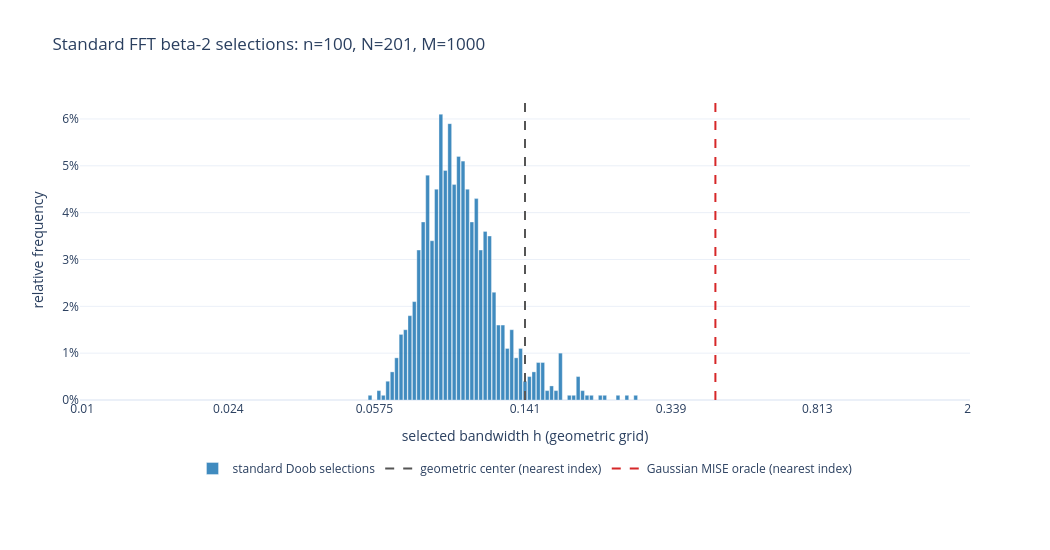
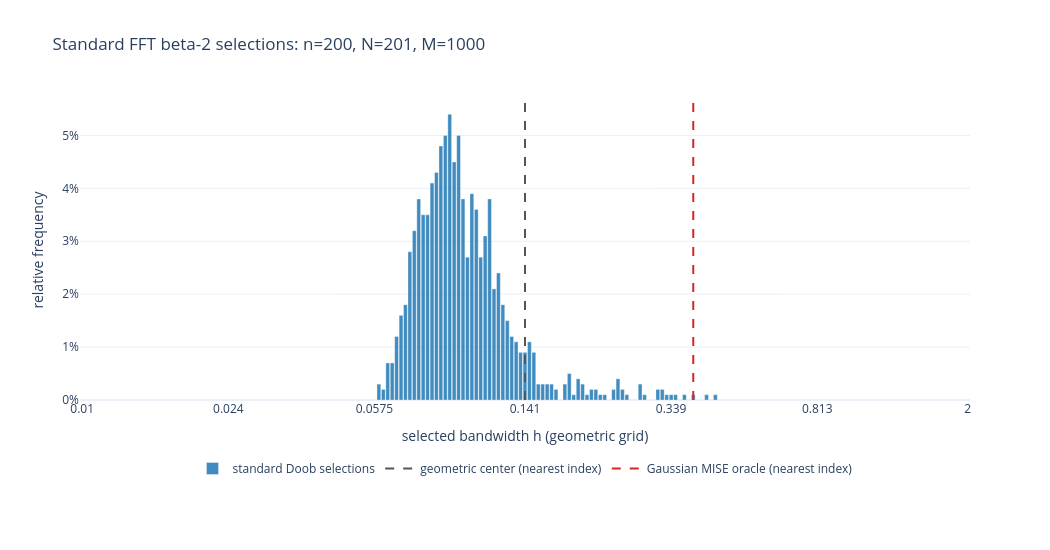
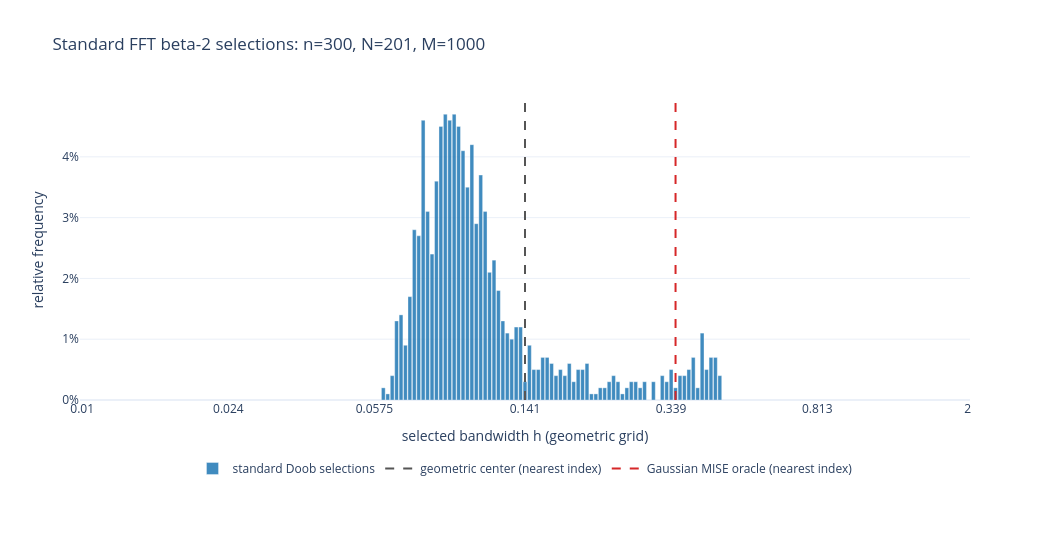
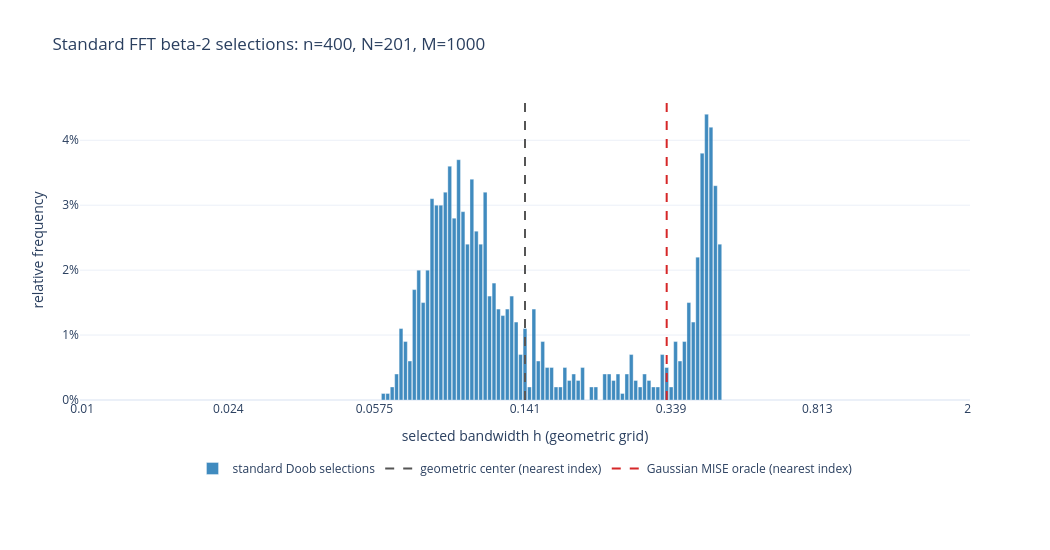

The cell these charts' notebook holds for them, in order:
### Code cell
beta2_n_ticks = np.unique(
    np.linspace(0, beta2_n_sweep_N - 1, 7, dtype=int)
)
beta2_n_tick_labels = [
    f"{beta2_n_sweep_h_grid[index]:.3g}" for index in beta2_n_ticks
]
beta2_n_selected_overlay_values = [100, 500, 1000]

beta2_n_available_values = {
    int(value) for value in beta2_n_sweep_values
}
beta2_n_selected_overlay_values = [
    int(value) for value in beta2_n_selected_overlay_values
]
beta2_n_invalid_selected_values = sorted(
    set(beta2_n_selected_overlay_values)
    - beta2_n_available_values
)
if beta2_n_invalid_selected_values:
    raise ValueError(
        "Selected overlay sample sizes are unavailable: "
        f"{beta2_n_invalid_selected_values}. Choose from "
        f"{sorted(beta2_n_available_values)}."
    )
if not beta2_n_selected_overlay_values:
    raise ValueError(
        "beta2_n_selected_overlay_values must not be empty."
    )

def beta2_n_histogram_bar(
    current_n, *, color, opacity, legend_name=None
):
    result = beta2_n_sweep_results[int(current_n)]
    nonzero_indices = np.flatnonzero(result["counts"])
    relative_frequencies = result["relative_frequencies"][
        nonzero_indices
    ]
    return go.Bar(
        x=nonzero_indices,
        y=relative_frequencies,
        customdata=beta2_n_sweep_h_grid[nonzero_indices],
        width=0.85,
        marker=dict(
            color=color,
            line=dict(color="white", width=0.35),
        ),
        opacity=opacity,
        name=(legend_name or f"n={current_n}"),
        hovertemplate=(
            f"n={current_n}"
            "<br>grid index=%{x}"
            "<br>h=%{customdata:.6g}"
            "<br>relative frequency=%{y:.1%}<extra></extra>"
        ),
    )

def beta2_n_style_overlay(figure, title):
    figure.update_xaxes(
        title_text="selected bandwidth h (geometric grid)",
        range=[-0.5, beta2_n_sweep_N - 0.5],
        tickmode="array",
        tickvals=beta2_n_ticks,
        ticktext=beta2_n_tick_labels,
    )
    figure.update_yaxes(
        title_text="relative frequency",
        tickformat=".0%",
    )
    figure.update_layout(
        title=title,
        width=1100,
        height=650,
        template="plotly_white",
        barmode="overlay",
        legend=dict(title="sample size"),
    )

beta2_n_individual_figures = {}

for current_n in beta2_n_sweep_values:
    current_n = int(current_n)
    result = beta2_n_sweep_results[current_n]
    current_line_height = 1.05 * float(
        result["relative_frequencies"].max()
    )
    current_figure = go.Figure(
        beta2_n_histogram_bar(
            current_n,
            color="#1f77b4",
            opacity=0.85,
            legend_name="Doob selections",
        )
    )

    for x_index, name, color in (
        (
            beta2_n_sweep_center_index,
            "geometric center (nearest index)",
            "#555555",
        ),
        (
            result["oracle_index"],
            "Gaussian MISE oracle (nearest index)",
            "#d62728",
        ),
    ):
        current_figure.add_trace(
            go.Scatter(
                x=[x_index, x_index],
                y=[0.0, current_line_height],
                mode="lines",
                line=dict(
                    color=color, width=2, dash="dash"
                ),
                name=name,
                hoverinfo="skip",
            )
        )

    current_figure.update_xaxes(
        title_text="selected bandwidth h (geometric grid)",
        range=[-0.5, beta2_n_sweep_N - 0.5],
        tickmode="array",
        tickvals=beta2_n_ticks,
        ticktext=beta2_n_tick_labels,
    )
    current_figure.update_yaxes(
        title_text="relative frequency",
        range=[0.0, current_line_height],
        tickformat=".0%",
    )
    current_figure.update_layout(
        title=(
            f"FFT beta-2 selections: n={current_n}, "
            f"N={beta2_n_sweep_N}, M={beta2_n_sweep_M}"
        ),
        width=1050,
        height=550,
        template="plotly_white",
        legend=dict(
            orientation="h",
            x=0.5,
            xanchor="center",
            y=-0.18,
            yanchor="top",
        ),
        margin=dict(t=100, b=150),
    )
    beta2_n_individual_figures[current_n] = current_figure
    current_figure.show()

beta2_n_overlay = go.Figure()
beta2_n_number_of_histograms = len(beta2_n_sweep_values)

for position, current_n in enumerate(beta2_n_sweep_values):
    color = (
        f"hsl({360.0 * position / beta2_n_number_of_histograms:.1f},"
        "65%,45%)"
    )
    beta2_n_overlay.add_trace(
        beta2_n_histogram_bar(
            int(current_n), color=color, opacity=0.24
        )
    )

beta2_n_style_overlay(
    beta2_n_overlay,
    (
        "Overlay of all FFT beta-2 histograms: "
        f"N={beta2_n_sweep_N}, M={beta2_n_sweep_M}"
    ),
)
beta2_n_overlay.show()

beta2_n_selected_overlay = go.Figure()
beta2_n_number_selected = len(beta2_n_selected_overlay_values)

for position, current_n in enumerate(
    beta2_n_selected_overlay_values
):
    color = (
        f"hsl({360.0 * position / beta2_n_number_selected:.1f},"
        "70%,42%)"
    )
    beta2_n_selected_overlay.add_trace(
        beta2_n_histogram_bar(
            current_n, color=color, opacity=0.32
        )
    )

beta2_n_style_overlay(
    beta2_n_selected_overlay,
    (
        "Overlay of selected FFT beta-2 histograms: "
        f"n={beta2_n_selected_overlay_values}"
    ),
)
beta2_n_selected_overlay.show()

### Figure 1 — Plotly figure (JSON) as saved in the notebook; plotly's stock layout.template omitted (floating-point values rounded to 4 significant figures)
{"data": [{"customdata": [0.05595, 0.059, 0.06058, 0.06221, 0.06388, 0.06559, 0.06736, 0.06916, 0.07102, 0.07293, 0.07488, 0.07689, 0.07896, 0.08108, 0.08326, 0.08549, 0.08779, 0.09014, 0.09256, 0.09505, 0.0976, 0.1002, 0.1029, 0.1057, 0.1085, 0.1114, 0.1144, 0.1175, 0.1206, 0.1239, 0.1272, 0.1306, 0.1341, 0.1377, 0.1414, 0.1452, 0.1491, 0.1531, 0.1572, 0.1615, 0.1658, 0.1702, 0.1748, 0.1843, 0.1893, 0.1943, 0.1996, 0.2049, 0.2104, 0.2219, 0.2278, 0.2467, 0.2601, 0.2742], "hovertemplate": "standard, n=100<br>grid index=%{x}<br>h=%{customdata:.6g}<br>relative frequency=%{y:.1%}<extra></extra>", "marker": {"color": "#1f77b4", "line": {"color": "white", "width": 0.35}}, "name": "standard Doob selections", "opacity": 0.85, "type": "bar", "width": 0.85, "x": [65, 67, 68, 69, 70, 71, 72, 73, 74, 75, 76, 77, 78, 79, 80, 81, 82, 83, 84, 85, 86, 87, 88, 89, 90, 91, 92, 93, 94, 95, 96, 97, 98, 99, 100, 101, 102, 103, 104, 105, 106, 107, 108, 110, 111, 112, 113, 114, 115, 117, 118, 121, 123, 125], "y": [0.001, 0.002, 0.001, 0.004, 0.006, 0.009, 0.014, 0.015, 0.018, 0.021, 0.032, 0.038, 0.048, 0.034, 0.045, 0.061, 0.049, 0.059, 0.046, 0.052, 0.051, 0.045, 0.038, 0.043, 0.032, 0.036, 0.035, 0.023, 0.016, 0.016, 0.011, 0.015, 0.009, 0.011, 0.004, 0.005, 0.006, 0.008, 0.008, 0.002, 0.003, 0.002, 0.01, 0.001, 0.001, 0.005, 0.002, 0.001, 0.001, 0.001, 0.001, 0.001, 0.001, 0.001]}, {"hoverinfo": "skip", "line": {"color": "#555555", "dash": "dash", "width": 2}, "mode": "lines", "name": "geometric center (nearest index)", "type": "scatter", "x": [100, 100], "y": [0, 0.06405]}, {"hoverinfo": "skip", "line": {"color": "#d62728", "dash": "dash", "width": 2}, "mode": "lines", "name": "Gaussian MISE oracle (nearest index)", "type": "scatter", "x": [143, 143], "y": [0, 0.06405]}], "layout": {"height": 550, "legend": {"orientation": "h", "x": 0.5, "xanchor": "center", "y": -0.18, "yanchor": "top"}, "margin": {"b": 150, "t": 100}, "title": {"text": "Standard FFT beta-2 selections: n=100, N=201, M=1000"}, "width": 1050, "xaxis": {"range": [-0.5, 200.5], "tickmode": "array", "ticktext": ["0.01", "0.024", "0.0575", "0.141", "0.339", "0.813", "2"], "tickvals": [0, 33, 66, 100, 133, 166, 200], "title": {"text": "selected bandwidth h (geometric grid)"}}, "yaxis": {"range": [0, 0.06405], "tickformat": ".0%", "title": {"text": "relative frequency"}}}}

### Figure 2 — Plotly figure (JSON) as saved in the notebook; plotly's stock layout.template omitted (floating-point values rounded to 4 significant figures)
{"data": [{"customdata": [0.059, 0.06058, 0.06221, 0.06388, 0.06559, 0.06736, 0.06916, 0.07102, 0.07293, 0.07488, 0.07689, 0.07896, 0.08108, 0.08326, 0.08549, 0.08779, 0.09014, 0.09256, 0.09505, 0.0976, 0.1002, 0.1029, 0.1057, 0.1085, 0.1114, 0.1144, 0.1175, 0.1206, 0.1239, 0.1272, 0.1306, 0.1341, 0.1377, 0.1414, 0.1452, 0.1491, 0.1531, 0.1572, 0.1615, 0.1658, 0.1702, 0.1795, 0.1843, 0.1893, 0.1943, 0.1996, 0.2049, 0.2104, 0.2161, 0.2219, 0.2278, 0.2402, 0.2467, 0.2533, 0.2601, 0.2816, 0.2892, 0.3131, 0.3215, 0.3301, 0.339, 0.3481, 0.367, 0.387, 0.419, 0.4418], "hovertemplate": "standard, n=200<br>grid index=%{x}<br>h=%{customdata:.6g}<br>relative frequency=%{y:.1%}<extra></extra>", "marker": {"color": "#1f77b4", "line": {"color": "white", "width": 0.35}}, "name": "standard Doob selections", "opacity": 0.85, "type": "bar", "width": 0.85, "x": [67, 68, 69, 70, 71, 72, 73, 74, 75, 76, 77, 78, 79, 80, 81, 82, 83, 84, 85, 86, 87, 88, 89, 90, 91, 92, 93, 94, 95, 96, 97, 98, 99, 100, 101, 102, 103, 104, 105, 106, 107, 109, 110, 111, 112, 113, 114, 115, 116, 117, 118, 120, 121, 122, 123, 126, 127, 130, 131, 132, 133, 134, 136, 138, 141, 143], "y": [0.003, 0.002, 0.007, 0.007, 0.012, 0.016, 0.018, 0.028, 0.032, 0.038, 0.035, 0.035, 0.041, 0.043, 0.048, 0.05, 0.054, 0.045, 0.05, 0.038, 0.027, 0.039, 0.036, 0.027, 0.031, 0.038, 0.021, 0.024, 0.018, 0.015, 0.012, 0.011, 0.009, 0.009, 0.011, 0.009, 0.003, 0.003, 0.003, 0.003, 0.002, 0.003, 0.005, 0.001, 0.004, 0.003, 0.001, 0.002, 0.002, 0.001, 0.001, 0.002, 0.004, 0.002, 0.001, 0.003, 0.001, 0.002, 0.002, 0.001, 0.001, 0.001, 0.001, 0.001, 0.001, 0.001]}, {"hoverinfo": "skip", "line": {"color": "#555555", "dash": "dash", "width": 2}, "mode": "lines", "name": "geometric center (nearest index)", "type": "scatter", "x": [100, 100], "y": [0, 0.0567]}, {"hoverinfo": "skip", "line": {"color": "#d62728", "dash": "dash", "width": 2}, "mode": "lines", "name": "Gaussian MISE oracle (nearest index)", "type": "scatter", "x": [138, 138], "y": [0, 0.0567]}], "layout": {"height": 550, "legend": {"orientation": "h", "x": 0.5, "xanchor": "center", "y": -0.18, "yanchor": "top"}, "margin": {"b": 150, "t": 100}, "title": {"text": "Standard FFT beta-2 selections: n=200, N=201, M=1000"}, "width": 1050, "xaxis": {"range": [-0.5, 200.5], "tickmode": "array", "ticktext": ["0.01", "0.024", "0.0575", "0.141", "0.339", "0.813", "2"], "tickvals": [0, 33, 66, 100, 133, 166, 200], "title": {"text": "selected bandwidth h (geometric grid)"}}, "yaxis": {"range": [0, 0.0567], "tickformat": ".0%", "title": {"text": "relative frequency"}}}}

### Figure 3 — Plotly figure (JSON) as saved in the notebook; plotly's stock layout.template omitted (floating-point values rounded to 4 significant figures)
{"data": [{"customdata": [0.06058, 0.06221, 0.06388, 0.06559, 0.06736, 0.06916, 0.07102, 0.07293, 0.07488, 0.07689, 0.07896, 0.08108, 0.08326, 0.08549, 0.08779, 0.09014, 0.09256, 0.09505, 0.0976, 0.1002, 0.1029, 0.1057, 0.1085, 0.1114, 0.1144, 0.1175, 0.1206, 0.1239, 0.1272, 0.1306, 0.1341, 0.1377, 0.1414, 0.1452, 0.1491, 0.1531, 0.1572, 0.1615, 0.1658, 0.1702, 0.1748, 0.1795, 0.1843, 0.1893, 0.1943, 0.1996, 0.2049, 0.2104, 0.2161, 0.2219, 0.2278, 0.2339, 0.2402, 0.2467, 0.2533, 0.2601, 0.2671, 0.2742, 0.2816, 0.2892, 0.3049, 0.3215, 0.3301, 0.339, 0.3481, 0.3574, 0.367, 0.3769, 0.387, 0.3974, 0.4081, 0.419, 0.4303, 0.4418, 0.4537], "hovertemplate": "standard, n=300<br>grid index=%{x}<br>h=%{customdata:.6g}<br>relative frequency=%{y:.1%}<extra></extra>", "marker": {"color": "#1f77b4", "line": {"color": "white", "width": 0.35}}, "name": "standard Doob selections", "opacity": 0.85, "type": "bar", "width": 0.85, "x": [68, 69, 70, 71, 72, 73, 74, 75, 76, 77, 78, 79, 80, 81, 82, 83, 84, 85, 86, 87, 88, 89, 90, 91, 92, 93, 94, 95, 96, 97, 98, 99, 100, 101, 102, 103, 104, 105, 106, 107, 108, 109, 110, 111, 112, 113, 114, 115, 116, 117, 118, 119, 120, 121, 122, 123, 124, 125, 126, 127, 129, 131, 132, 133, 134, 135, 136, 137, 138, 139, 140, 141, 142, 143, 144], "y": [0.002, 0.001, 0.004, 0.013, 0.014, 0.009, 0.017, 0.028, 0.027, 0.046, 0.031, 0.024, 0.036, 0.045, 0.047, 0.046, 0.047, 0.045, 0.041, 0.035, 0.042, 0.029, 0.037, 0.031, 0.021, 0.023, 0.018, 0.013, 0.011, 0.01, 0.012, 0.012, 0.003, 0.009, 0.005, 0.005, 0.007, 0.007, 0.006, 0.004, 0.005, 0.004, 0.006, 0.003, 0.005, 0.005, 0.006, 0.001, 0.001, 0.002, 0.002, 0.003, 0.004, 0.003, 0.001, 0.002, 0.003, 0.003, 0.002, 0.003, 0.003, 0.004, 0.003, 0.005, 0.002, 0.004, 0.004, 0.005, 0.007, 0.002, 0.011, 0.005, 0.007, 0.007, 0.004]}, {"hoverinfo": "skip", "line": {"color": "#555555", "dash": "dash", "width": 2}, "mode": "lines", "name": "geometric center (nearest index)", "type": "scatter", "x": [100, 100], "y": [0, 0.04935]}, {"hoverinfo": "skip", "line": {"color": "#d62728", "dash": "dash", "width": 2}, "mode": "lines", "name": "Gaussian MISE oracle (nearest index)", "type": "scatter", "x": [134, 134], "y": [0, 0.04935]}], "layout": {"height": 550, "legend": {"orientation": "h", "x": 0.5, "xanchor": "center", "y": -0.18, "yanchor": "top"}, "margin": {"b": 150, "t": 100}, "title": {"text": "Standard FFT beta-2 selections: n=300, N=201, M=1000"}, "width": 1050, "xaxis": {"range": [-0.5, 200.5], "tickmode": "array", "ticktext": ["0.01", "0.024", "0.0575", "0.141", "0.339", "0.813", "2"], "tickvals": [0, 33, 66, 100, 133, 166, 200], "title": {"text": "selected bandwidth h (geometric grid)"}}, "yaxis": {"range": [0, 0.04935], "tickformat": ".0%", "title": {"text": "relative frequency"}}}}

### Figure 4 — Plotly figure (JSON) as saved in the notebook; plotly's stock layout.template omitted (floating-point values rounded to 4 significant figures)
{"data": [{"customdata": [0.06058, 0.06221, 0.06388, 0.06559, 0.06736, 0.06916, 0.07102, 0.07293, 0.07488, 0.07689, 0.07896, 0.08108, 0.08326, 0.08549, 0.08779, 0.09014, 0.09256, 0.09505, 0.0976, 0.1002, 0.1029, 0.1057, 0.1085, 0.1114, 0.1144, 0.1175, 0.1206, 0.1239, 0.1272, 0.1306, 0.1341, 0.1377, 0.1414, 0.1452, 0.1491, 0.1531, 0.1572, 0.1615, 0.1658, 0.1702, 0.1748, 0.1795, 0.1843, 0.1893, 0.1943, 0.1996, 0.2104, 0.2161, 0.2278, 0.2339, 0.2402, 0.2467, 0.2533, 0.2601, 0.2671, 0.2742, 0.2816, 0.2892, 0.2969, 0.3049, 0.3131, 0.3215, 0.3301, 0.339, 0.3481, 0.3574, 0.367, 0.3769, 0.387, 0.3974, 0.4081, 0.419, 0.4303, 0.4418, 0.4537], "hovertemplate": "standard, n=400<br>grid index=%{x}<br>h=%{customdata:.6g}<br>relative frequency=%{y:.1%}<extra></extra>", "marker": {"color": "#1f77b4", "line": {"color": "white", "width": 0.35}}, "name": "standard Doob selections", "opacity": 0.85, "type": "bar", "width": 0.85, "x": [68, 69, 70, 71, 72, 73, 74, 75, 76, 77, 78, 79, 80, 81, 82, 83, 84, 85, 86, 87, 88, 89, 90, 91, 92, 93, 94, 95, 96, 97, 98, 99, 100, 101, 102, 103, 104, 105, 106, 107, 108, 109, 110, 111, 112, 113, 115, 116, 118, 119, 120, 121, 122, 123, 124, 125, 126, 127, 128, 129, 130, 131, 132, 133, 134, 135, 136, 137, 138, 139, 140, 141, 142, 143, 144], "y": [0.001, 0.001, 0.002, 0.004, 0.011, 0.009, 0.006, 0.017, 0.02, 0.015, 0.02, 0.031, 0.03, 0.03, 0.032, 0.036, 0.028, 0.037, 0.029, 0.024, 0.034, 0.026, 0.024, 0.032, 0.016, 0.018, 0.014, 0.013, 0.014, 0.016, 0.012, 0.007, 0.011, 0.002, 0.014, 0.006, 0.009, 0.005, 0.005, 0.002, 0.002, 0.005, 0.003, 0.004, 0.003, 0.005, 0.002, 0.002, 0.004, 0.004, 0.003, 0.004, 0.001, 0.004, 0.007, 0.003, 0.002, 0.004, 0.003, 0.002, 0.002, 0.007, 0.005, 0.002, 0.009, 0.006, 0.009, 0.015, 0.012, 0.022, 0.038, 0.044, 0.042, 0.033, 0.024]}, {"hoverinfo": "skip", "line": {"color": "#555555", "dash": "dash", "width": 2}, "mode": "lines", "name": "geometric center (nearest index)", "type": "scatter", "x": [100, 100], "y": [0, 0.0462]}, {"hoverinfo": "skip", "line": {"color": "#d62728", "dash": "dash", "width": 2}, "mode": "lines", "name": "Gaussian MISE oracle (nearest index)", "type": "scatter", "x": [132, 132], "y": [0, 0.0462]}], "layout": {"height": 550, "legend": {"orientation": "h", "x": 0.5, "xanchor": "center", "y": -0.18, "yanchor": "top"}, "margin": {"b": 150, "t": 100}, "title": {"text": "Standard FFT beta-2 selections: n=400, N=201, M=1000"}, "width": 1050, "xaxis": {"range": [-0.5, 200.5], "tickmode": "array", "ticktext": ["0.01", "0.024", "0.0575", "0.141", "0.339", "0.813", "2"], "tickvals": [0, 33, 66, 100, 133, 166, 200], "title": {"text": "selected bandwidth h (geometric grid)"}}, "yaxis": {"range": [0, 0.0462], "tickformat": ".0%", "title": {"text": "relative frequency"}}}}
